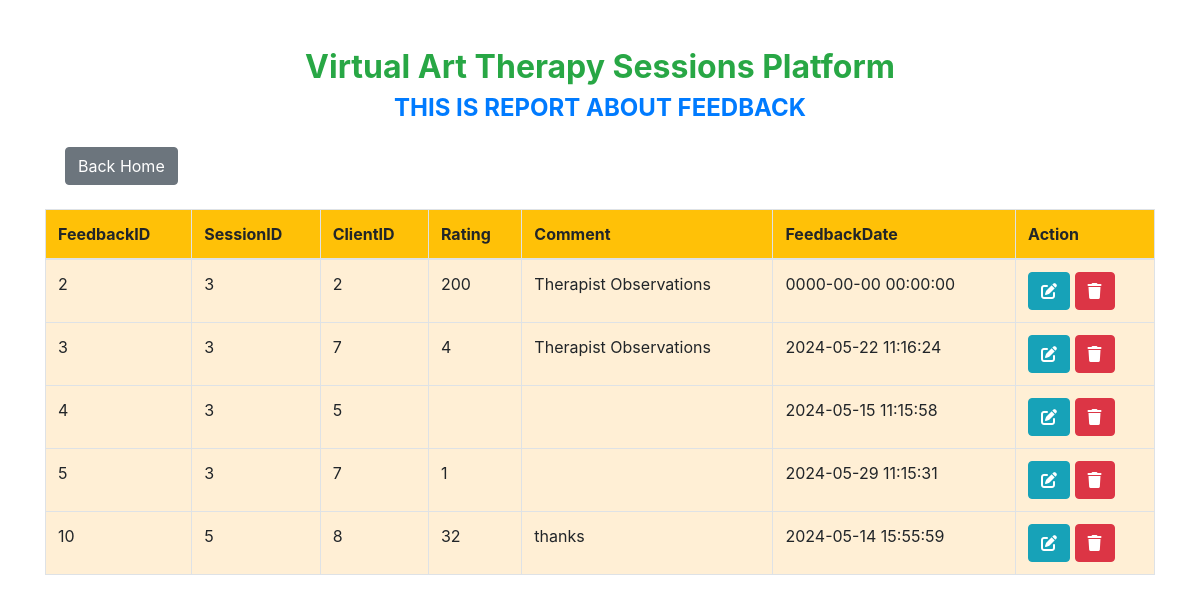
Screenshot of /viewfeedback.php with the database file from the repository.
### tables this page shows
CREATE TABLE `feedback` (
  `FeedbackID` int(11) NOT NULL,
  `SessionID` int(11) DEFAULT NULL,
  `ClientID` int(11) DEFAULT NULL,
  `Rating` int(11) DEFAULT NULL,
  `Comment` text DEFAULT NULL,
  `FeedbackDate` datetime DEFAULT current_timestamp()
);

### viewfeedback.php (the view, shortened to what this page needs)
<!DOCTYPE html>
<html lang="en">
<head>
    <link href="https://stackpath.bootstrapcdn.com/bootstrap/4.5.2/css/bootstrap.min.css" rel="stylesheet">
    <link href="https://cdnjs.cloudflare.com/ajax/libs/font-awesome/6.0.0-beta3/css/all.min.css" rel="stylesheet">
</head>
<body>
    <div class="container mt-5">
        <h2 class="text-center text-success">Virtual Art Therapy Sessions Platform</h2>
        <h4 class="text-center text-primary mb-4">THIS IS  REPORT ABOUT FEEDBACK</h4>
        <a href="home.html" class="btn btn-secondary btn-back">Back Home</a>
        <table class="table table-bordered mt-4">
            <thead class="bg-warning">
                <tr>
                    <th>FeedbackID</th>
                    <th>SessionID</th>
                    <th>ClientID</th>
                    <th>Rating</th>
                    <th>Comment</th>
                    <th>FeedbackDate</th>
                    <th>Action</th>
                </tr>
            </thead>
            <tbody>
                <?php
                include "dbconnection.php";
                $sql = "SELECT * FROM feedback";
                $result = $connection->query($sql);
                while ($row = $result->fetch_assoc()) {
                    echo "
                    <tr>
                        <td>{$row['FeedbackID']}</td>
                        <td>{$row['SessionID']}</td>
                        <td>{$row['ClientID']}</td>
                        <td>{$row['Rating']}</td>
                        <td>{$row['Comment']}</td>
                        <td>{$row['FeedbackDate']}</td>
                        <td>
                            <a href='updatefeedback.php?FeedbackID={$row['FeedbackID']}'  class='btn btn-info'><i class='fas fa-edit'></i></a>
                            <a href='deletefeedback.php?FeedbackID={$row['FeedbackID']}' class='btn btn-danger'><i class='fas fa-trash'></i></a>
                        </td>
                    </tr>
                    ";
                }
                ?>
            </tbody>
        </table>
    </div>
</body>
</html>

### viewfeedback.php (style rules this page uses)
h2, h4 { font-weight: bold; }
.btn-back { margin-left: 20px; }
table { background-color: papayawhip; }

### rows the page displays
feedback: FeedbackID "2", SessionID "3", ClientID "2", Rating "200", Comment "Therapist Observations", FeedbackDate "0000-00-00 00:00:00"
feedback: FeedbackID "3", SessionID "3", ClientID "7", Rating "4", Comment "Therapist Observations", FeedbackDate "2024-05-22 11:16:24"
feedback: FeedbackID "4", SessionID "3", ClientID "5", FeedbackDate "2024-05-15 11:15:58"
feedback: FeedbackID "5", SessionID "3", ClientID "7", Rating "1", FeedbackDate "2024-05-29 11:15:31"
feedback: FeedbackID "10", SessionID "5", ClientID "8", Rating "32", Comment "thanks", FeedbackDate "2024-05-14 15:55:59"
